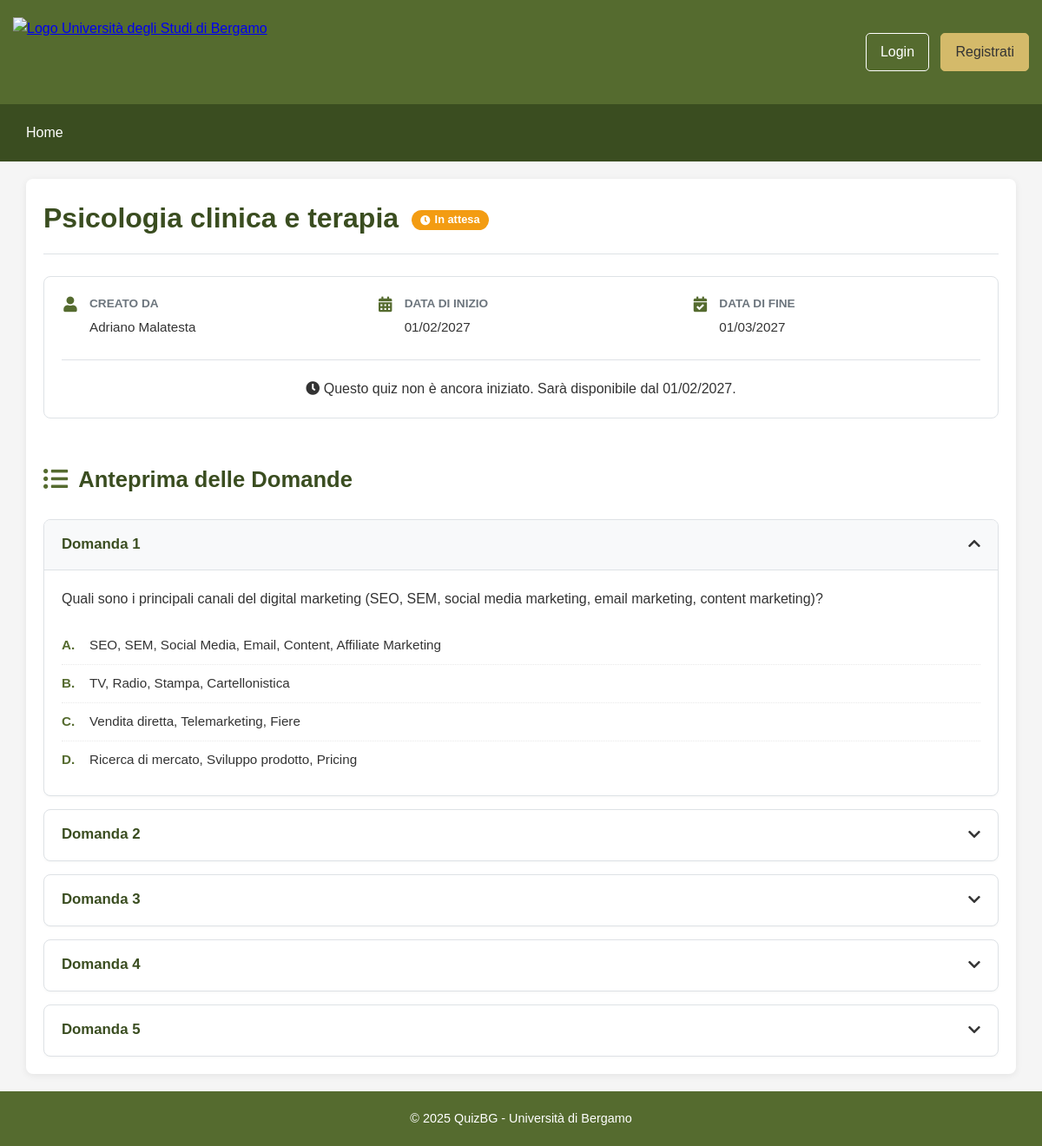
Screenshot of /quiz_view.php?id=496 with the database file from the repository.
### tables this page shows
CREATE TABLE Quiz (
    codice INT AUTO_INCREMENT PRIMARY KEY,
    titolo VARCHAR(255) NOT NULL,
    dataInizio DATE NOT NULL,
    dataFine DATE NOT NULL,
    creatore VARCHAR(50) NOT NULL,
    FOREIGN KEY (creatore) REFERENCES Utente(nomeUtente) ON DELETE CASCADE
);

CREATE TABLE Utente (
    nomeUtente VARCHAR(50) PRIMARY KEY,
    nome VARCHAR(100) NOT NULL,
    cognome VARCHAR(100) NOT NULL,
    eMail VARCHAR(100) NOT NULL UNIQUE
);

CREATE TABLE Domanda (
    quiz INT NOT NULL,
    numero INT NOT NULL,
    testo TEXT NOT NULL,
    PRIMARY KEY (quiz, numero),
    FOREIGN KEY (quiz) REFERENCES Quiz(codice) ON DELETE CASCADE
);

### quiz_view.php (the view, shortened to what this page needs)
<?php
include 'includes/header.php';
require_once 'config/database.php';
$quiz_id = (int) $_GET['id'];
$quiz = null;
$questions = [];
$questions_data = [];
$quiz_status = '';
$status_text = '';
$status_icon = 'question-circle';
try {
    $sql_quiz = "SELECT q.*, u.nome, u.cognome
                 FROM Quiz q
                 JOIN Utente u ON q.creatore = u.nomeUtente
                 WHERE q.codice = :quiz_id";
    $stmt_quiz = $pdo->prepare($sql_quiz);
    $stmt_quiz->execute(['quiz_id' => $quiz_id]);
    $quiz = $stmt_quiz->fetch(PDO::FETCH_ASSOC);
    if ($quiz) {
        $sql_questions_load = "SELECT * FROM Domanda WHERE quiz = :quiz_id ORDER BY numero ASC";
        $stmt_questions_load = $pdo->prepare($sql_questions_load);
        $stmt_questions_load->execute(['quiz_id' => $quiz_id]);
        $questions_data = $stmt_questions_load->fetchAll(PDO::FETCH_ASSOC);
        if (!empty($questions_data)) {
            foreach ($questions_data as $question_item) {
                $sql_answers = "SELECT * FROM Risposta WHERE quiz = :quiz_id AND domanda = :domanda_numero ORDER BY numero ASC";
                $stmt_answers = $pdo->prepare($sql_answers);
                $stmt_answers->execute([
                    'quiz_id' => $quiz_id,
                    'domanda_numero' => $question_item['numero']
                ]);
                $question_item['answers'] = $stmt_answers->fetchAll(PDO::FETCH_ASSOC);
                $questions[] = $question_item;
            }
        }
        $today = date('Y-m-d');
        $user_logged_in = isset($_SESSION['user']);
        $can_participate = $user_logged_in &&
            ($quiz['dataInizio'] <= $today && $quiz['dataFine'] >= $today) &&
            !empty($questions_data);
        if ($quiz['dataInizio'] > $today) {
            $quiz_status = 'pending';
            $status_text = 'In attesa';
            $status_icon = 'clock';
        } elseif ($quiz['dataFine'] < $today) {
            $quiz_status = 'expired';
            $status_text = 'Scaduto';
            $status_icon = 'calendar-times';
        } else {
            $quiz_status = 'available';
            $status_text = 'Disponibile';
            $status_icon = 'check-circle';
        }
    } else {
    }
} catch (PDOException $e) {
    error_log("Errore DB in quiz_view.php: " . $e->getMessage());
    die("Si è verificato un errore nel caricamento dei dati del quiz. Si prega di riprovare più tardi o contattare l'assistenza.");
}
?>
<div class="main-content">
    <div class="content">
        <?php if ($quiz): ?>
            <div class="quiz-detail-header">
                <h1><?php echo htmlspecialchars($quiz['titolo']); ?></h1>
                <span class="status-badge <?php echo htmlspecialchars($quiz_status); ?>"> <i
                        class="fas fa-<?php echo htmlspecialchars($status_icon); ?>"></i>
                    <?php echo htmlspecialchars($status_text); ?>
                </span>
            </div>
            <div class="quiz-detail-card">
                <div class="quiz-info-grid">
                    <div class="quiz-info-item">
                        <i class="fas fa-user"></i>
                        <div>
                            <span class="info-label">Creato da</span>
                            <span
                                class="info-value"><?php echo htmlspecialchars($quiz['nome'] . ' ' . $quiz['cognome']); ?></span>
                        </div>
                    </div>
                    <div class="quiz-info-item">
                        <i class="fas fa-calendar-alt"></i>
                        <div>
                            <span class="info-label">Data di inizio</span>
                            <span class="info-value"><?php echo date('d/m/Y', strtotime($quiz['dataInizio'])); ?></span>
                        </div>
                    </div>
                    <div class="quiz-info-item">
                        <i class="fas fa-calendar-check"></i>
                        <div>
                            <span class="info-label">Data di fine</span>
                            <span class="info-value"><?php echo date('d/m/Y', strtotime($quiz['dataFine'])); ?></span>
                        </div>
                    </div>
                </div>
                <?php
                if (isset($can_participate) && $can_participate):
                    ?>
                    <div class="quiz-action-container">
                        <a href="quiz_participate.php?id=<?php echo $quiz_id; ?>" class="btn btn-participate">
                            <i class="fas fa-play-circle"></i> Partecipa al Quiz
                        </a>
                    </div>
                <?php elseif ($quiz_status === 'pending'): ?>
                    <div class="quiz-action-container pending-notice">
                        <p>
                            <i class="fas fa-clock"></i>
                            Questo quiz non è ancora iniziato. Sarà disponibile dal
                            <?php echo date('d/m/Y', strtotime($quiz['dataInizio'])); ?>.
                        </p>
                    </div>
                <?php endif; ?>
            </div>
        <?php endif; ?>
        <?php if ($quiz):  ?>
            <div class="questions-preview-section">
                <h2><i class="fas fa-list-ul"></i> Anteprima delle Domande</h2>
                <?php if (empty($questions)): ?>
                    <div class="no-questions-notice">
                        <i class="fas fa-info-circle"></i>
                        <p>Nessuna domanda disponibile per questo quiz al momento.</p>
                    </div>
                <?php else: ?>
                    <div class="questions-accordion">
                        <?php
                        $numeroDomandaVisualizzato = 1;
                        foreach ($questions as $index => $question): ?>
                            <div
                                class="question-card <?php echo ($index === 0 && count($questions) > 1) ? 'open' : (count($questions) === 1 ? 'open' : ''); ?>">
                                <div class="question-header" role="button" tabindex="0"
                                    aria-expanded="<?php echo ($index === 0 && count($questions) > 1) ? 'true' : (count($questions) === 1 ? 'true' : 'false'); ?>"
                                    aria-controls="question-content-<?php echo $index; ?>">
                                    <span class="question-number">Domanda <?php echo $numeroDomandaVisualizzato; ?></span>
                                    <div class="question-toggle"><i class="fas fa-chevron-down"></i></div>
                                </div>
                                <div class="question-content-wrapper" id="question-content-<?php echo $index; ?>" <?php echo !($index === 0 || count($questions) === 1) ? 'style="max-height: 0px;"' : ''; ?>>
                                    <div class="question-text">
                                        <?php echo nl2br(htmlspecialchars($question['testo'])); ?>
                                    </div>
                                    <?php if (!empty($question['answers'])): ?>
                                        <ul class="answer-options">
                                            <?php foreach ($question['answers'] as $answer): ?>
                                                <li class="answer-option">
                                                    <span class="option-marker"><?php echo chr(64 + $answer['numero']); ?>.</span>
                                                    <span class="option-text"><?php echo htmlspecialchars($answer['testo']); ?></span>
                                                </li>
                                            <?php endforeach; ?>
                                        </ul>
                                    <?php else: ?>
                                        <p class="no-answers-notice">Nessuna opzione di risposta fornita per questa domanda.</p>
                                    <?php endif; ?>
                                </div>
                            </div>
                            <?php
                            $numeroDomandaVisualizzato++;
                        endforeach; ?>
                    </div>
                <?php endif; ?>
            </div>
        <?php endif;  ?>
    </div>
</div>
<?php include 'includes/footer.php'; ?>

### rows the page displays
quiz: titolo "Psicologia clinica e terapia", dataInizio "In attesa", creatore.cognome "Adriano Malatesta", dataInizio "01/02/2027", dataFine "01/03/2027"
domanda: testo "Quali sono i principali canali del digital marketing (SEO, SEM, social media marketing, email marketing, content marketing)?", numero "A", testo "SEO, SEM, Social Media, Email, Content, Affiliate Marketing", numero "B", testo "TV, Radio, Stampa, Cartellonistica", numero "C", testo "Vendita diretta, Telemarketing, Fiere", numero "D", testo "Ricerca di mercato, Sviluppo prodotto, Pricing"
